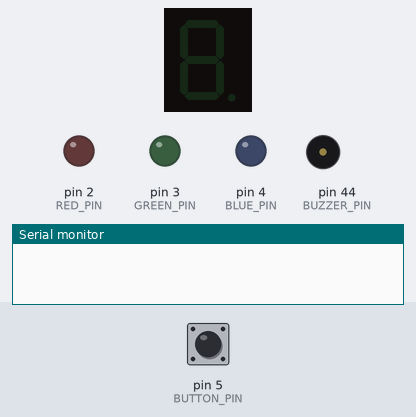
A sketch run on a simulated Arduino Mega 2560, built with avr-gcc and run on an emulated ATmega2560. Shown: 1-digit seven-segment display, output pins drawn as LEDs (lit = HIGH), buzzer (waves = sounding), the last lines printed to the serial monitor. Wiring (inferred from the names in the program): 1-digit 7-segment display, segments lit when HIGH: segments pin 6, pin 7, pin 8, pin 9, pin 10, pin 11, pin 12. The test bench sets the inputs (shaded band); at power-on: pin 5 (BUTTON_PIN) HIGH. Random numbers use the default seed unless the sketch sets one; the segment pins are drawn as the display they are named for; pins used as bus, display or sensor lines are not drawn.

Above: at 1.2 s.
1.3 s: pin 5 (BUTTON_PIN) pulled LOW for 0.15 s
At 4.0 s:
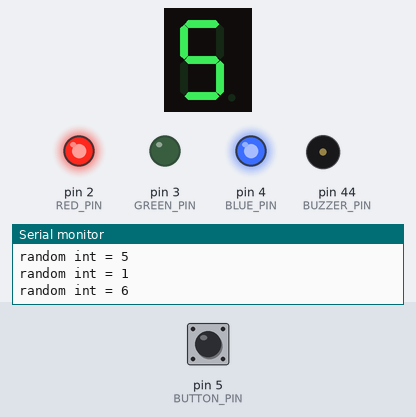
4.3 s: pin 5 (BUTTON_PIN) pulled LOW for 1 s
At 6.6 s:
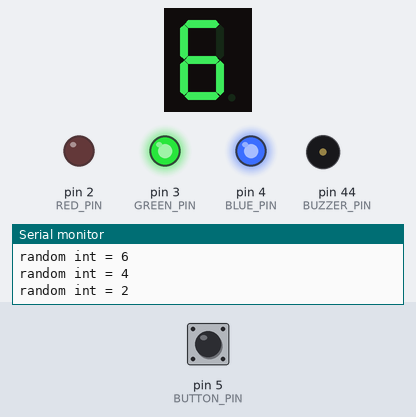
7.3 s: pin 5 (BUTTON_PIN) pulled LOW for 3.2 s
At 7.7 s:
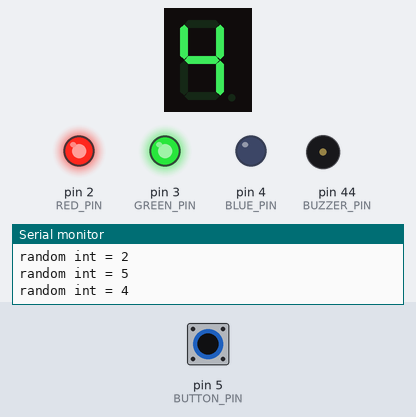
Timing chart, 0 to 12.3 s (numbered marks = the images above; inputs shaded):
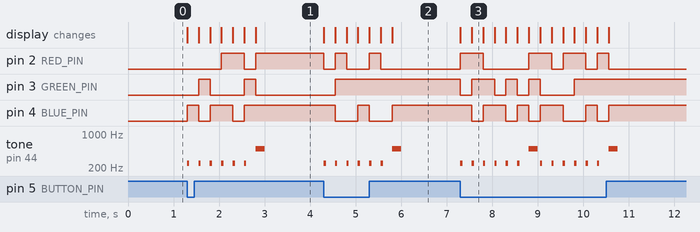

The sketch:

dice_roll_7seg.ino
```cpp
const int PINOUT[] = {6, 7, 8, 9, 10, 11, 12};
const int RED_PIN = 2;
const int GREEN_PIN = 3;
const int BLUE_PIN = 4;
const int BUTTON_PIN = 5;
const int BUZZER_PIN = 44;

const byte MATRIX[6][7] = {
// A  B  C  D  E  F  G
  {0, 1, 1, 0, 0, 0, 0}, // 1
  {1, 1, 0, 1, 1, 0, 1}, // 2
  {1, 1, 1, 1, 0, 0, 1}, // 3
  {0, 1, 1, 0, 0, 1, 1}, // 4
  {1, 0, 1, 1, 0, 1, 1}, // 5
  {1, 0, 1, 1, 1, 1, 1}, // 6
};

// move prevNum here

void setup() {
  Serial.begin(9600);
  randomSeed(analogRead(A0));
  pinMode(RED_PIN, OUTPUT);
  pinMode(GREEN_PIN, OUTPUT);
  pinMode(BLUE_PIN, OUTPUT);
  pinMode(BUTTON_PIN, INPUT_PULLUP);
  pinMode(BUZZER_PIN, OUTPUT);
  for(int i = 0; i < 7; i++){
    pinMode(PINOUT[i], OUTPUT);
  }
  clearDisplay();
}

void loop() {
  if(digitalRead(BUTTON_PIN) == LOW){
    //throwAnimationSeries();
    int animationRandomNum = throwAnimationRandomized(); // obsolete if prevNum is made global
    clearDisplay();
    //clearColor();
    int randomNum;
    do{
      randomNum = random(1, 7);
    }
    while(randomNum == animationRandomNum);
    writeToDisplay(randomNum);
    setColor(randomNum);
    delay(250);
  }
}

void writeToDisplay(int num){
  for(int i = 0; i < 7; i++){
    digitalWrite(PINOUT[i], MATRIX[num-1][i]);
  }
  //Serial.println("writeToDisplay i = " + String(num - 1));
}

void clearDisplay(){
  for(int i = 0; i < 7; i++){
    digitalWrite(PINOUT[i], LOW);
  }
}

void setColor(int num) {
  switch(num) {
    case 1: // Red
      analogWrite(RED_PIN, 255);
      analogWrite(GREEN_PIN, 0);
      analogWrite(BLUE_PIN, 0);
      break;
    case 2: // Green
      analogWrite(RED_PIN, 0);
      analogWrite(GREEN_PIN, 255);
      analogWrite(BLUE_PIN, 0);
      break;
    case 3: // Blue
      analogWrite(RED_PIN, 0);
      analogWrite(GREEN_PIN, 0);
      analogWrite(BLUE_PIN, 255);
      break;
    case 4: // Yellow
      analogWrite(RED_PIN, 255);
      analogWrite(GREEN_PIN, 255);
      analogWrite(BLUE_PIN, 0);
      break;
    case 5: // Pink
      analogWrite(RED_PIN, 255);
      analogWrite(GREEN_PIN, 0);
      analogWrite(BLUE_PIN, 255);
      break;
    case 6: // Cyan
      analogWrite(RED_PIN, 0);
      analogWrite(GREEN_PIN, 255);
      analogWrite(BLUE_PIN, 255);
      break;
  }
}


void clearColor(){
  analogWrite(RED_PIN, 0);
  analogWrite(GREEN_PIN, 0);
  analogWrite(BLUE_PIN, 0);
  }

void throwAnimationSeries(){
  for(int i = 0; i < 6; i++){
    //Serial.println("throwAnimation i = " + String(i));
    clearDisplay();
    writeToDisplay(i+1);
    setColor(i+1);
    delay(250);
  }
}

int throwAnimationRandomized(){ // refactor
  int prevNum = 0;
  int lastNum;
  for(int i = 0; i < 6; i++){
    int randomNum;
    do{
      randomNum = random(1, 7);
    }
    while(randomNum == prevNum);
    prevNum = randomNum;
    tickTone();
    if(i == 5){
      lastNum = randomNum;
    }
    Serial.println("random int = " + String(randomNum));
    clearDisplay();
    writeToDisplay(randomNum);
    setColor(randomNum);
    delay(250);
  }
  finalTone();
  return lastNum;
}

void tickTone(){
  tone(BUZZER_PIN, 250, 50);
  //delay(50);
}

void finalTone() {
    tone(BUZZER_PIN, 500, 200);
}
```

Measured:
- after the input at 1.3 s, pin 2 (RED_PIN): LOW → HIGH after 0.75 s, → LOW 0.50 s later, → HIGH 0.25 s later; pin 3 (GREEN_PIN): alternates HIGH for 0.25 s and LOW for 0.75 s, 4 changes in all, then stays LOW, starting after 0.25 s
- after the input at 4.3 s, pin 2 (RED_PIN): goes LOW 0.25 s, HIGH 0.25 s, LOW 0.50 s, HIGH 0.25 s, then LOW, starting at once; pin 3 (GREEN_PIN): LOW → HIGH after 0.25 s
- after the input at 7.3 s, pin 2 (RED_PIN): LOW → HIGH at once, → LOW 0.50 s later, → HIGH 1.0 s later, → LOW 0.50 s later, … (8 changes in this stretch); pin 3 (GREEN_PIN): HIGH → LOW at once, → HIGH 0.25 s later, → LOW 0.50 s later, → HIGH 0.25 s later, … (8 changes in this stretch)
